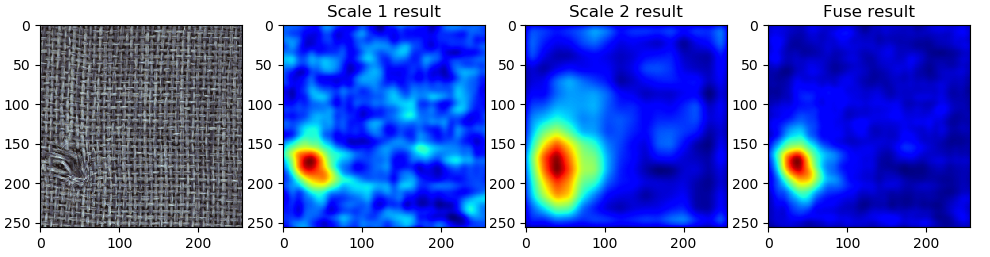

Source code (Python):
from torch.nn import functional as F
from torchvision import transforms
import numpy as np
import torch
import cv2
import os
from PIL import Image
import pytorch_lightning as pl
from scipy.ndimage import gaussian_filter
import matplotlib.pyplot as plt

# imagenet
mean_train = [0.485, 0.456, 0.406]
std_train = [0.229, 0.224, 0.225]


class RNR(pl.LightningModule):
    def __init__(self):
        super(RNR, self).__init__()

        self.init_features()
        self.image_size = 320

        self.beltas = [torch.rand([int(self.image_size / 8) * int(self.image_size / 8), 512, 9]),
                       torch.rand([int(self.image_size / 16) * int(self.image_size / 16), 1024, 9]),
                       torch.rand([int(self.image_size / 32) * int(self.image_size / 32), 2048, 9]),
        ]

        def hook_t(module, input, output):
            self.features.append(output)


        self.model = torch.hub.load('pytorch/vision:v0.9.0', 'wide_resnet50_2', pretrained=True)
        # self.model = torch.hub.load('pytorch/vision:v0.9.0', 'resnet18', pretrained=True)


        for param in self.model.parameters():
            param.requires_grad = False



        self.model.layer2[-1].register_forward_hook(hook_t)
        self.model.layer3[-1].register_forward_hook(hook_t)

        self.criterion = torch.nn.MSELoss(reduction='sum')

        self.data_transforms = transforms.Compose([
            transforms.Resize((self.image_size, self.image_size), Image.ANTIALIAS),
            transforms.ToTensor(),
            transforms.CenterCrop(self.image_size),
            transforms.Normalize(mean=mean_train,
                                 std=std_train)])

        self.inv_normalize = transforms.Normalize(mean=[-0.485 / 0.229, -0.456 / 0.224, -0.406 / 0.255],
                                                  std=[1 / 0.229, 1 / 0.224, 1 / 0.255])



    def init_features(self):
        self.features = []

    def init_neighbors(self, index=0):
        scale = 2**(3+index)
        batch, height, width = 1,int(self.image_size/scale), int(self.image_size/scale)
        neighbor_indices = np.array([
            [(-1, -1), (-1, 0), (-1, 1)],
            [(0, -1), (0, 0), (0, 1)],
            [(1, -1), (1, 0), (1, 1)]
        ])
        i, j = np.indices((height, width))
        i = i.reshape(-1, 1, 1)
        j = j.reshape(-1, 1, 1)
        return np.concatenate((i, j), axis=2)[:, np.newaxis] + neighbor_indices[np.newaxis, :, :, :]

    def get_neighbors(self, matrix, index=0):
        scale = 2**(3+index)
        indices = self.init_neighbors(index)
        padded_matrix = np.pad(matrix, ((0, 0), (0, 0), (1, 1), (1, 1)), mode='reflect')
        neighbors = padded_matrix[:, :, indices[:, :, :, 0] + 1, indices[:, :, :, 1] + 1]
        neighbors = np.transpose(neighbors, (0, 2, 1, 3, 4))
        neighbors = neighbors.reshape(1 * int(self.image_size/scale) * int(self.image_size/scale), -1, 9)
        return neighbors


    def interpolate_scoremap(self, heatMap, cut=3):
        imgshape = self.image_size
        blank = torch.ones_like(heatMap[:, :]) * heatMap[:, :].min()
        blank[cut:heatMap.shape[1] - cut, cut:heatMap.shape[1] - cut] = heatMap[cut:heatMap.shape[1] - cut,
                                                                    cut:heatMap.shape[1] - cut]
        return F.interpolate(blank[:, :].unsqueeze(0).unsqueeze(0), size=imgshape, mode='bilinear', align_corners=False)



    def cal_ano_map(self, image, filter_number=40, lamda=0):
        self.model.eval().cuda()
        self.init_features()
        _ = self.model(image)

        embeddings = []
        for feature in self.features:
            m = torch.nn.AvgPool2d(3, 1, 1)
            embeddings.append(m(feature))

        anomaly_maps=[]
        for i, embedding_temp in enumerate(embeddings):
            scale = 2 ** (3 + i)
            embedding = embedding_temp.permute(0, 2, 3, 1).contiguous()
            embedding = embedding.view(-1, embedding_temp.shape[1])
            self.embedding_list = embedding


            ######## feature filter ######
            distances = torch.cdist(self.embedding_list, self.embedding_list).cpu().numpy()
            np.fill_diagonal(distances, np.inf)
            average_distances = np.mean(distances, axis=1)
            top_k_indices = np.argsort(average_distances.flatten())[:filter_number]
            embedding_list_filtered = self.embedding_list[top_k_indices]

            global_mu = torch.tile(torch.unsqueeze(embedding_list_filtered, 0),
                                   [int(self.image_size / scale) * int(self.image_size / scale), 1, 1]).cuda()


            ###### neighbor sample #####

            neighbor_feature = torch.from_numpy(self.get_neighbors(embedding_temp.cpu(), index=i))
            neighbor_feature = neighbor_feature + self.beltas[i] * 0.001
            Sc = torch.transpose(neighbor_feature, 1, 2)
            Sc_local = torch.cat((Sc[:, :4, :], Sc[:, 5:, :]), dim=1).cuda()


            ###### regression #####
            Q = torch.unsqueeze(self.embedding_list, 1).cuda()

            temp2 = 0

            temp = torch.bmm(Sc_local, torch.transpose(Sc_local, 2, 1)) + \
                   lamda * global_mu.shape[1]*torch.bmm(Sc_local, torch.transpose(Sc_local, 2, 1))
            for j in range(global_mu.shape[1]):
                mu = global_mu[:, j, :].unsqueeze(1)
                temp2 += lamda * torch.bmm(mu, torch.transpose(Sc_local, 2, 1))


            W = torch.bmm((torch.bmm(Q, torch.transpose(Sc_local, 2, 1)) + temp2), torch.linalg.inv(temp))
            Q_hat = torch.bmm(W, Sc_local)

            score_patches = torch.abs(Q - Q_hat)

            score_patches = torch.norm(score_patches, dim=2)

            score_patches = score_patches.T
            anomaly_map = score_patches.reshape(int(self.image_size / scale), int(self.image_size / scale))
            anomaly_map = self.interpolate_scoremap(anomaly_map, cut=3-i)
            anomaly_map = gaussian_filter(anomaly_map.squeeze().cpu().detach().numpy(), sigma=3)
            cut_surrounding = 32
            anomaly_map = anomaly_map[cut_surrounding:self.image_size - cut_surrounding,
                          cut_surrounding:self.image_size - cut_surrounding]

            anomaly_maps.append(anomaly_map)

        return anomaly_maps[0], anomaly_maps[1]



if __name__ == '__main__':
    print(torch.__version__)
    torch.backends.cudnn.benchmark = True
    os.environ["CUDA_VISIBLE_DEVICES"] = '0'
    device = torch.device("cuda" if torch.cuda.is_available() else "cpu")
    image = Image.open(r'E:\YHM\dataset\Zero-texture\Mvtec-Texture\carpet\test\hole\008.png').convert('RGB')
    model = RNR()
    image_tensor = torch.unsqueeze(model.data_transforms(image), 0).cuda()

    result = model.cal_ano_map(image_tensor, filter_number=40,  lamda=5)


    shown_image = cv2.resize(np.array(image), [320, 320])
    shown_image = shown_image[32:-32, 32:-32]
    shown_image = cv2.cvtColor(shown_image, cv2.COLOR_BGR2RGB)

    cv2.imwrite('shown_image.png', shown_image)
    score_map = result[0] * result[1]
    score_map =255*(score_map-score_map.min())/(score_map.max()-score_map.min())

    plt.figure(figsize=(12,12))
    plt.subplot(141)
    plt.imshow(shown_image)
    plt.subplot(142)
    plt.imshow(result[0], cmap='jet')
    plt.title('Scale 1 result')
    plt.subplot(143)
    plt.imshow(result[1], cmap='jet')
    plt.title('Scale 2 result')
    plt.subplot(144)
    plt.imshow(result[0]*result[1], cmap='jet')
    plt.title('Fuse result')
    plt.show()
